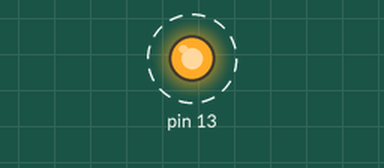
This sketch was run on a simulated Arduino Uno, built with avr-gcc and run on an emulated ATmega328P. Shown: output pins drawn as LEDs (lit = HIGH). Dashed ring = blinking.

Above: at 0.05 s.
Timing chart, 0 to 3.0 s (numbered marks = the images above):
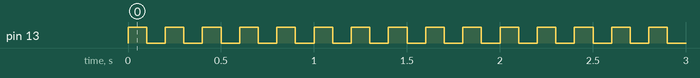

The sketch:

WatchDog.ino
```cpp
#include <avr/wdt.h>
void setup()
{
   pinMode(13,OUTPUT);
   wdt_enable(WDTO_2S); //开启看门狗，并设置溢出时间为两秒
}

void loop()
{
   digitalWrite(13,HIGH);
   delay(100);
   digitalWrite(13,LOW);
   delay(100);
   wdt_reset(); //喂狗操作，使看门狗定时器复位
}
```

Measured:
- by itself, pin 13: alternates HIGH for 0.10 s and LOW for 0.10 s
